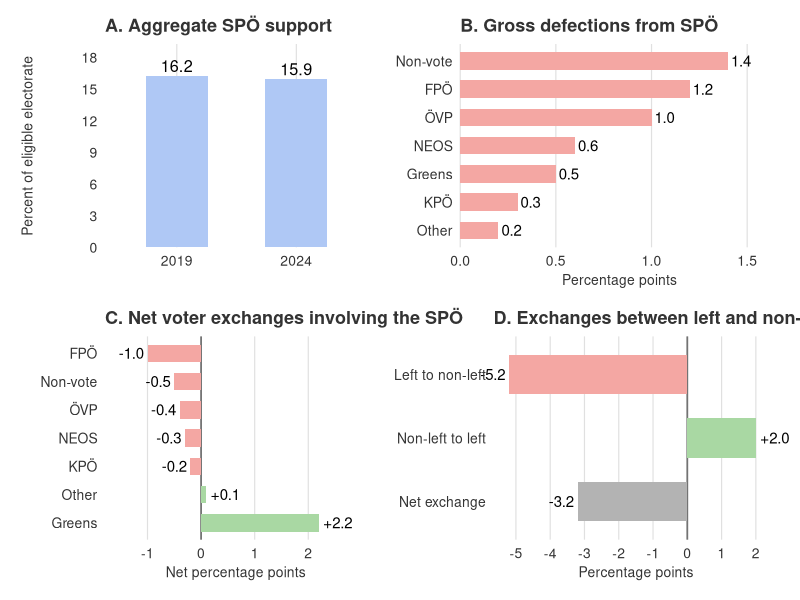

The R script that drew this image:
#### 02_contribution_visualisation.R --------------------------------------------------------
#### Clean-up -----------------------------------------------------------------
rm(list = ls())

#### Packages -----------------------------------------------------------------
library(tidyverse)
library(patchwork)
library(forcats)

#### Output path --------------------------------------------------------------
out_dir <- "figures"
if (!dir.exists(out_dir)) dir.create(out_dir, recursive = TRUE)

#### Colors -------------------------------------------------------------------
col_support  <- "#AFC8F5"  # light blue
col_loss     <- "#F4A7A3"  # light red
col_gain     <- "#A9D8A3"  # light green
col_grid     <- "grey88"
col_text     <- "grey20"

#### Theme --------------------------------------------------------------------
theme_contrib <- function() {
  theme_minimal(base_size = 12) +
    theme(
      plot.title = element_text(face = "bold", size = 13, colour = col_text),
      axis.title = element_text(size = 10, colour = col_text),
      axis.text = element_text(size = 10, colour = col_text),
      panel.grid.minor = element_blank(),
      panel.grid.major.y = element_blank(),
      panel.grid.major.x = element_line(colour = col_grid, linewidth = 0.4),
      plot.margin = margin(8, 10, 8, 10)
    )
}

#### Data ---------------------------------------------------------------------
transition_mat <- tibble::tribble(
  ~from,      ~to,       ~value,
  "SPÖ'19",   "SPÖ'24",  10.8,
  "SPÖ'19",   "ÖVP'24",   1.0,
  "SPÖ'19",   "FPÖ'24",   1.2,
  "SPÖ'19",   "GRÜNE'24", 0.5,
  "SPÖ'19",   "NEOS'24",  0.6,
  "SPÖ'19",   "KPÖ'24",   0.3,
  "SPÖ'19",   "OTH'24",   0.2,
  "SPÖ'19",   "NON'24",   1.4,
  
  "ÖVP'19",   "SPÖ'24",   0.6,
  "ÖVP'19",   "ÖVP'24",  16.7,
  "ÖVP'19",   "FPÖ'24",   6.6,
  "ÖVP'19",   "GRÜNE'24", 0.6,
  "ÖVP'19",   "NEOS'24",  1.4,
  "ÖVP'19",   "KPÖ'24",   0.0,
  "ÖVP'19",   "OTH'24",   0.7,
  "ÖVP'19",   "NON'24",   1.6,
  
  "FPÖ'19",   "SPÖ'24",   0.2,
  "FPÖ'19",   "ÖVP'24",   0.4,
  "FPÖ'19",   "FPÖ'24",  11.0,
  "FPÖ'19",   "GRÜNE'24", 0.0,
  "FPÖ'19",   "NEOS'24",  0.1,
  "FPÖ'19",   "KPÖ'24",   0.1,
  "FPÖ'19",   "OTH'24",   0.3,
  "FPÖ'19",   "NON'24",   0.7,
  
  "GRÜNE'19", "SPÖ'24",   2.7,
  "GRÜNE'19", "ÖVP'24",   0.8,
  "GRÜNE'19", "FPÖ'24",   0.3,
  "GRÜNE'19", "GRÜNE'24", 3.9,
  "GRÜNE'19", "NEOS'24",  1.1,
  "GRÜNE'19", "KPÖ'24",   0.3,
  "GRÜNE'19", "OTH'24",   0.4,
  "GRÜNE'19", "NON'24",   0.9,
  
  "NEOS'19",  "SPÖ'24",   0.3,
  "NEOS'19",  "ÖVP'24",   1.0,
  "NEOS'19",  "FPÖ'24",   0.5,
  "NEOS'19",  "GRÜNE'24", 0.3,
  "NEOS'19",  "NEOS'24",  3.1,
  "NEOS'19",  "KPÖ'24",   0.1,
  "NEOS'19",  "OTH'24",   0.2,
  "NEOS'19",  "NON'24",   0.6,
  
  "KPÖ'19",   "SPÖ'24",   0.1,
  "KPÖ'19",   "ÖVP'24",   0.0,
  "KPÖ'19",   "FPÖ'24",   0.0,
  "KPÖ'19",   "GRÜNE'24", 0.0,
  "KPÖ'19",   "NEOS'24",  0.0,
  "KPÖ'19",   "KPÖ'24",   0.2,
  "KPÖ'19",   "OTH'24",   0.0,
  "KPÖ'19",   "NON'24",   0.2,
  
  "OTH'19",   "SPÖ'24",   0.3,
  "OTH'19",   "ÖVP'24",   0.0,
  "OTH'19",   "FPÖ'24",   0.2,
  "OTH'19",   "GRÜNE'24", 0.3,
  "OTH'19",   "NEOS'24",  0.1,
  "OTH'19",   "KPÖ'24",   0.1,
  "OTH'19",   "OTH'24",   0.5,
  "OTH'19",   "NON'24",   0.0,
  
  "NON'19",   "SPÖ'24",   0.9,
  "NON'19",   "ÖVP'24",   1.6,
  "NON'19",   "FPÖ'24",   2.8,
  "NON'19",   "GRÜNE'24", 0.6,
  "NON'19",   "NEOS'24",  0.4,
  "NON'19",   "KPÖ'24",   0.3,
  "NON'19",   "OTH'24",   0.5,
  "NON'19",   "NON'24",  17.3
)

#### Panel A: aggregate SPÖ support -------------------------------------------
panel_a <- tibble(
  year = factor(c("2019", "2024"), levels = c("2019", "2024")),
  value = c(16.2, 15.9)
)

p_a <- ggplot(panel_a, aes(x = year, y = value)) +
  geom_col(width = 0.52, fill = col_support) +
  geom_text(aes(label = sprintf("%.1f", value)), vjust = -0.35, size = 4.1) +
  scale_y_continuous(
    limits = c(0, 18),
    breaks = seq(0, 18, 3),
    expand = expansion(mult = c(0, 0.07))
  ) +
  labs(
    title = "A. Aggregate SPÖ support",
    x = NULL,
    y = "Percent of eligible electorate"
  ) +
  theme_contrib()

#### Panel B: gross defections from SPÖ ---------------------------------------
panel_b <- transition_mat %>%
  dplyr::filter(from == "SPÖ'19", to != "SPÖ'24") %>%
  dplyr::transmute(
    destination = dplyr::case_when(
      to == "FPÖ'24"   ~ "FPÖ",
      to == "ÖVP'24"   ~ "ÖVP",
      to == "GRÜNE'24" ~ "Greens",
      to == "NEOS'24"  ~ "NEOS",
      to == "KPÖ'24"   ~ "KPÖ",
      to == "OTH'24"   ~ "Other",
      to == "NON'24"   ~ "Non-vote"
    ),
    value = value
  ) %>%
  dplyr::arrange(dplyr::desc(value), destination) %>%
  dplyr::mutate(destination = factor(destination, levels = rev(destination)))

p_b <- ggplot(panel_b, aes(x = value, y = destination)) +
  geom_col(width = 0.62, fill = col_loss) +
  geom_text(aes(label = sprintf("%.1f", value)), hjust = -0.15, size = 3.8) +
  scale_x_continuous(
    breaks = c(0, 0.5, 1.0, 1.5),
    expand = expansion(mult = c(0, 0.04))
  ) +
  coord_cartesian(xlim = c(0, 1.6), clip = "off") +
  labs(
    title = "B. Gross defections from SPÖ",
    x = "Percentage points",
    y = NULL
  ) +
  theme_contrib()

#### Panel C: net voter exchanges involving the SPÖ ---------------------------
outgoing <- transition_mat %>%
  dplyr::filter(from == "SPÖ'19", to != "SPÖ'24") %>%
  dplyr::transmute(
    actor = dplyr::case_when(
      to == "FPÖ'24"   ~ "FPÖ",
      to == "ÖVP'24"   ~ "ÖVP",
      to == "GRÜNE'24" ~ "Greens",
      to == "NEOS'24"  ~ "NEOS",
      to == "KPÖ'24"   ~ "KPÖ",
      to == "OTH'24"   ~ "Other",
      to == "NON'24"   ~ "Non-vote"
    ),
    outflow = value
  )

incoming <- transition_mat %>%
  dplyr::filter(to == "SPÖ'24", from != "SPÖ'19") %>%
  dplyr::transmute(
    actor = dplyr::case_when(
      from == "FPÖ'19"   ~ "FPÖ",
      from == "ÖVP'19"   ~ "ÖVP",
      from == "GRÜNE'19" ~ "Greens",
      from == "NEOS'19"  ~ "NEOS",
      from == "KPÖ'19"   ~ "KPÖ",
      from == "OTH'19"   ~ "Other",
      from == "NON'19"   ~ "Non-vote"
    ),
    inflow = value
  )

panel_c <- dplyr::full_join(incoming, outgoing, by = "actor") %>%
  dplyr::mutate(
    inflow = tidyr::replace_na(inflow, 0),
    outflow = tidyr::replace_na(outflow, 0),
    net = inflow - outflow,
    direction = ifelse(net >= 0, "Net gain", "Net loss")
  ) %>%
  dplyr::arrange(net, actor) %>%
  dplyr::mutate(
    actor = factor(actor, levels = rev(actor))
  )

p_c <- ggplot(panel_c, aes(x = net, y = actor, fill = direction)) +
  geom_vline(xintercept = 0, linewidth = 0.6, colour = "grey45") +
  geom_col(width = 0.62) +
  geom_text(
    aes(
      label = sprintf("%+.1f", net),
      hjust = ifelse(net >= 0, -0.15, 1.15)
    ),
    size = 3.8
  ) +
  scale_fill_manual(
    values = c("Net loss" = col_loss, "Net gain" = col_gain),
    guide = "none"
  ) +
  scale_x_continuous(
    breaks = c(-1, 0, 1, 2),
    expand = expansion(mult = c(0.02, 0.04))
  ) +
  coord_cartesian(xlim = c(-1.7, 2.9), clip = "off") +
  labs(
    title = "C. Net voter exchanges involving the SPÖ",
    x = "Net percentage points",
    y = NULL
  ) +
  theme_contrib()


#### Panel D: exchanges between left and non-left blocs -----------------------
left_to_non_left <- 5.2
non_left_to_left <- 2.0
net_exchange <- non_left_to_left - left_to_non_left

panel_d <- tibble(
  flow = c("Left to non-left", "Non-left to left", "Net exchange"),
  value = c(-left_to_non_left, non_left_to_left, net_exchange),
  type = c("Loss", "Gain", "Net")
) %>%
  dplyr::mutate(
    flow = factor(
      flow,
      levels = c("Net exchange", "Non-left to left", "Left to non-left")
    )
  )

p_d <- ggplot(panel_d, aes(x = value, y = flow, fill = type)) +
  geom_vline(xintercept = 0, linewidth = 0.6, colour = "grey45") +
  geom_col(width = 0.62) +
  geom_text(
    aes(
      label = sprintf("%+.1f", value),
      hjust = ifelse(value >= 0, -0.15, 1.15)
    ),
    size = 3.8
  ) +
  scale_fill_manual(
    values = c("Loss" = col_loss, "Gain" = col_gain, "Net" = "grey70"),
    guide = "none"
  ) +
  scale_x_continuous(
    breaks = seq(-5, 2, 1),
    expand = expansion(mult = c(0.02, 0.06))
  ) +
  coord_cartesian(xlim = c(-5.5, 2.2), clip = "off") +
  labs(
    title = "D. Exchanges between left and non-left parties",
    x = "Percentage points",
    y = NULL
  ) +
  theme_contrib()

#### Combine: 2 columns, 2 rows -----------------------------------------------
top_row <- p_a + p_b + plot_layout(widths = c(0.95, 1.15))
bottom_row <- p_c + p_d + plot_layout(widths = c(1.10, 1.20))

combined_plot <- top_row / bottom_row + plot_layout(heights = c(1, 1))

#### Display ------------------------------------------------------------------
print(combined_plot)
